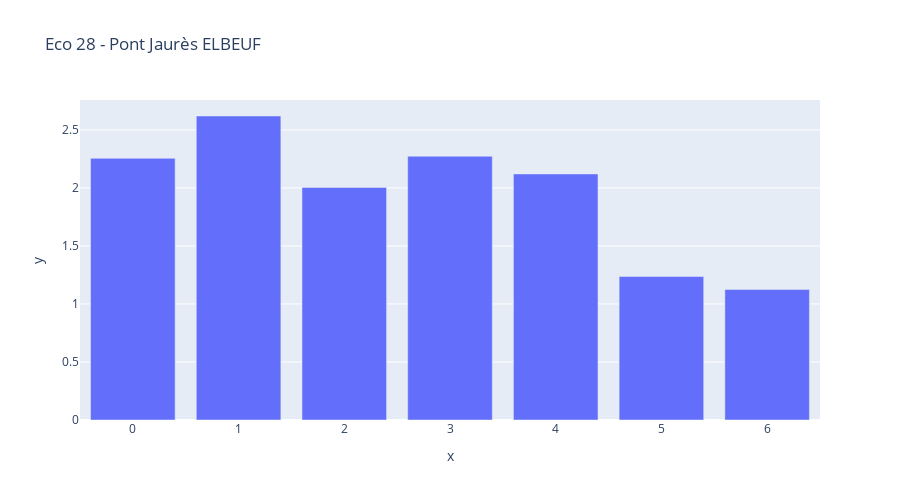

Here is the notebook cell this chart was saved with:
### Code cell
def plot_comptage_jour_de_la_semaine(name):
    data = df.loc[df['name']==name,['DayOfWeek','counts']]
    data = data.groupby('DayOfWeek').mean()
    data = data.reset_index()
    return px.bar(x=data['DayOfWeek'],y=data['counts'],title=name,height=500)

widgets.interact(plot_comptage_jour_de_la_semaine,name=df['name'].unique())

### Figure 1 — Plotly figure (JSON) as saved in the notebook; plotly's stock layout.template omitted (floating-point values rounded to 4 significant figures)
{"data": [{"alignmentgroup": "True", "hovertemplate": "x=%{x}<br>y=%{y}<extra></extra>", "legendgroup": "", "marker": {"color": "#636efa", "pattern": {"shape": ""}}, "name": "", "offsetgroup": "", "orientation": "v", "showlegend": false, "textposition": "auto", "type": "bar", "x": [0, 1, 2, 3, 4, 5, 6], "xaxis": "x", "y": [2.255, 2.62, 2.005, 2.273, 2.12, 1.236, 1.125], "yaxis": "y"}], "layout": {"barmode": "relative", "height": 500, "legend": {"tracegroupgap": 0}, "title": {"text": "Eco 28 - Pont Jaurès ELBEUF"}, "xaxis": {"anchor": "y", "domain": [0, 1], "title": {"text": "x"}}, "yaxis": {"anchor": "x", "domain": [0, 1], "title": {"text": "y"}}}}
